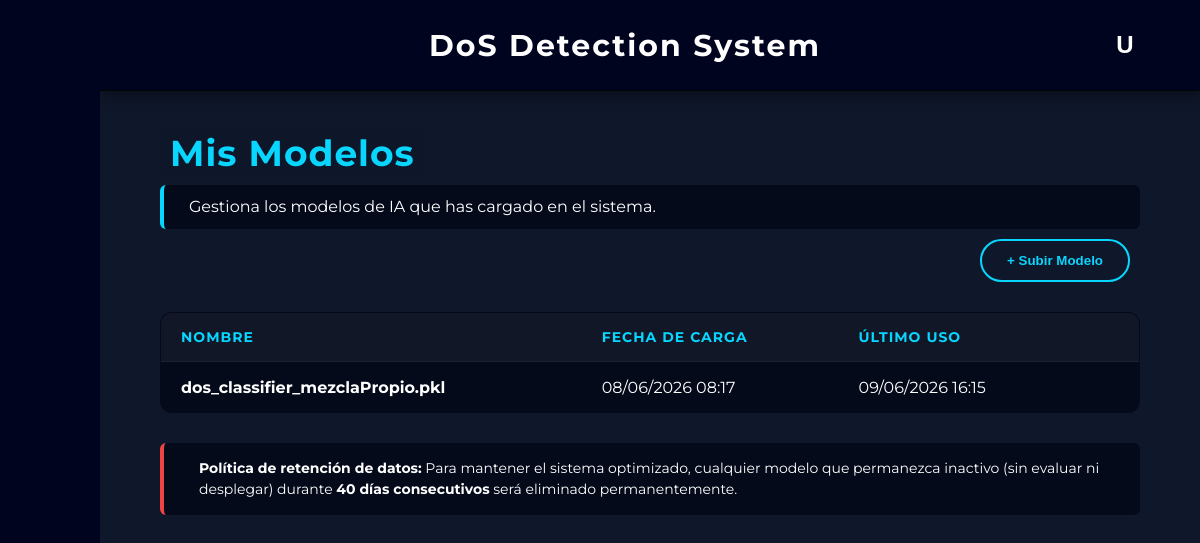
Page /modelos (signed in) on the earlier database version.
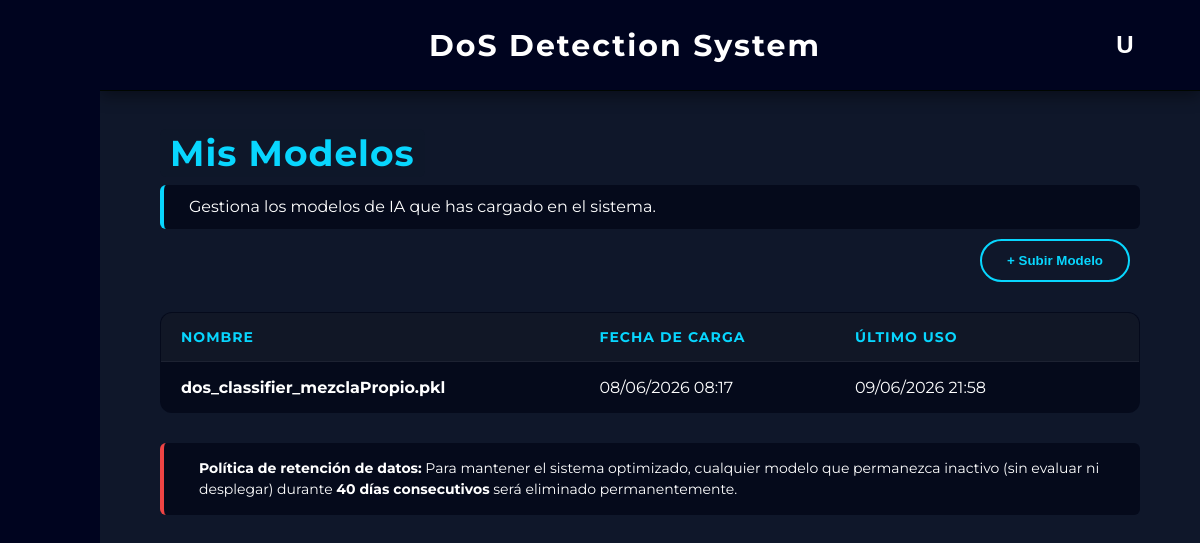
Same page on the later database version.
### app/models.py (models this page shows)
class Modelo(db.Model):
    __tablename__ = 'modelos'
    id = db.Column(db.Integer, primary_key=True)
    nombre = db.Column(db.String(150), nullable=False)
    ruta_archivo = db.Column(db.String(255), nullable=False)
    usuario_id = db.Column(db.Integer, db.ForeignKey('usuarios.id'), nullable=False)
    fecha_subida = db.Column(db.DateTime, default=datetime.now(pytz.timezone('Europe/Madrid')))
    fecha_ultimo_uso = db.Column(db.DateTime, default=datetime.now(pytz.timezone('Europe/Madrid')))
    usuario = db.relationship('User', backref=db.backref('modelos', cascade="all, delete-orphan", lazy=True))

### app/routes/pages/modelos.py (the view)
@modelos_bp.route("/modelos", methods=["GET"])
def index():
    if session.get('guest'):
        datos_invitado = session.get('guest_models', [])
        modelos = [ModeloInvitado(m['nombre'], m['fecha_subida']) for m in datos_invitado]
    else:
        user_id = session.get('user_id')
        if not user_id:
            return redirect(url_for('auth.login'))
        modelos = Modelo.query.filter_by(usuario_id=user_id).order_by(Modelo.fecha_subida.desc()).all()
    return render_template("modelos.html", modelos=modelos)

### app/templates/modelos.html (shortened to what this page needs)
{% extends "base.html" %}
{% block content %}
<div style="padding: 40px 60px;">
    <h2><span style="color: #08d6fe; background-color: #0f172ad3; padding: 2px 10px; border-radius: 6px; margin-bottom: 30px; font-size: 36px; letter-spacing: 1px;">Mis Modelos</span></h2>
    <div style="margin-top: 10px; margin-bottom: 10px; padding: 10px 10px; background: rgba(2, 6, 23, 0.726); border-left: 4px solid #08d6fe; border-radius: 6px; display: flex; align-items: center; gap: 15px;">
        <p style="color: white; font-size: 16px; margin: 0; line-height: 1.5;">
            Gestiona los modelos de IA que has cargado en el sistema.
        </p>
    </div>
    <div class="table-header">
        <button class="action-btn" onclick="openModal()">+ Subir Modelo</button>
    </div>
    <table class="glass-table">
        <thead>
            <tr>
                <th>Nombre</th>
                <th>Fecha de Carga</th>
                <th>Último Uso</th>
                <th style="text-align: center;"> </th>
            </tr>
        </thead>
        <tbody>
            {% for modelo in modelos %}
            <tr>
                <td style="font-weight: bold;">{{ modelo.nombre }}</td>
                <td>{{ modelo.fecha_subida.strftime('%d/%m/%Y %H:%M') }}</td>
                <td>{{ modelo.fecha_ultimo_uso.strftime('%d/%m/%Y %H:%M') }}</td>
                <td style="text-align: center;">
                    <form action="{{ url_for('modelos.delete', model_id=(modelo.id if not session.get('guest') else loop.index0)) }}"
                        method="POST"
                        onsubmit="confirmAction(event, this, '¿Quiere eliminar este modelo?');"
                        style="display: inline;">
                        <button type="submit" class="delete-btn" title="Eliminar Modelo">
                        </button>
                    </form>
                </td>
            </tr>
            {% else %}
            <tr>
                <td colspan="4" style="text-align: center; padding: 30px; opacity: 0.7;">No has subido ningún modelo todavía.</td>
            </tr>
            {% endfor %}
        </tbody>
    </table>
    <div style="margin-top: 30px; padding: 15px 20px; background: rgba(2, 6, 23, 0.726); border-left: 4px solid #ef4444; border-radius: 6px; display: flex; align-items: center; gap: 15px;">
        <p style="color: white; font-size: 14px; margin: 0; line-height: 1.5;">
            {% if session.get('guest') %}
                <strong>Sesión temporal:</strong> Estás utilizando una cuenta de invitado. Todos los modelos que registres serán <strong>eliminados permanentemente</strong> en el momento en que cierres la sesión.
            {% else %}
                <strong>Política de retención de datos:</strong> Para mantener el sistema optimizado, cualquier modelo que permanezca inactivo (sin evaluar ni desplegar) durante <strong>40 días consecutivos</strong> será eliminado permanentemente.
            {% endif %}
        </p>
    </div>
</div>
{% endblock %}

Differences in the rows shown:
changed Modelo "dos_classifier_mezclaPropio.pkl": fecha_ultimo_uso "09/06/2026 16:15" → "09/06/2026 21:58"
